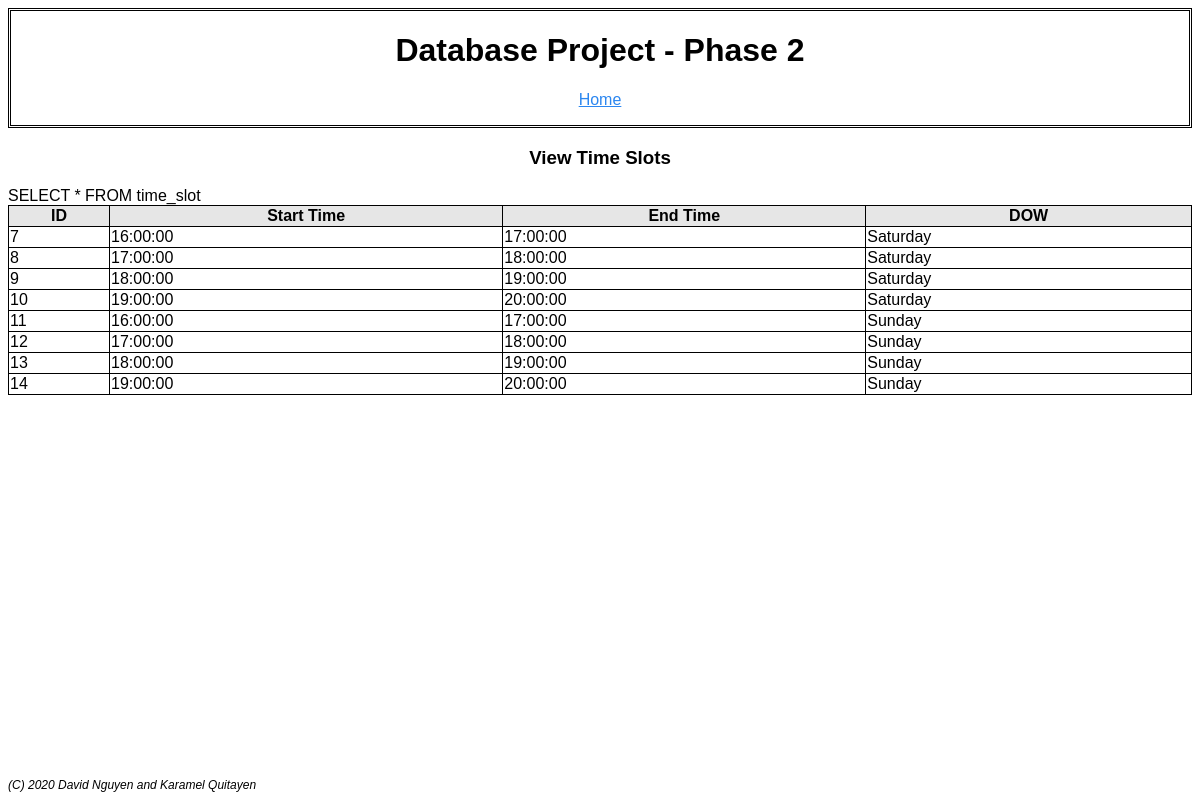
The page /view_time_slots_page.php on the database as committed earlier.
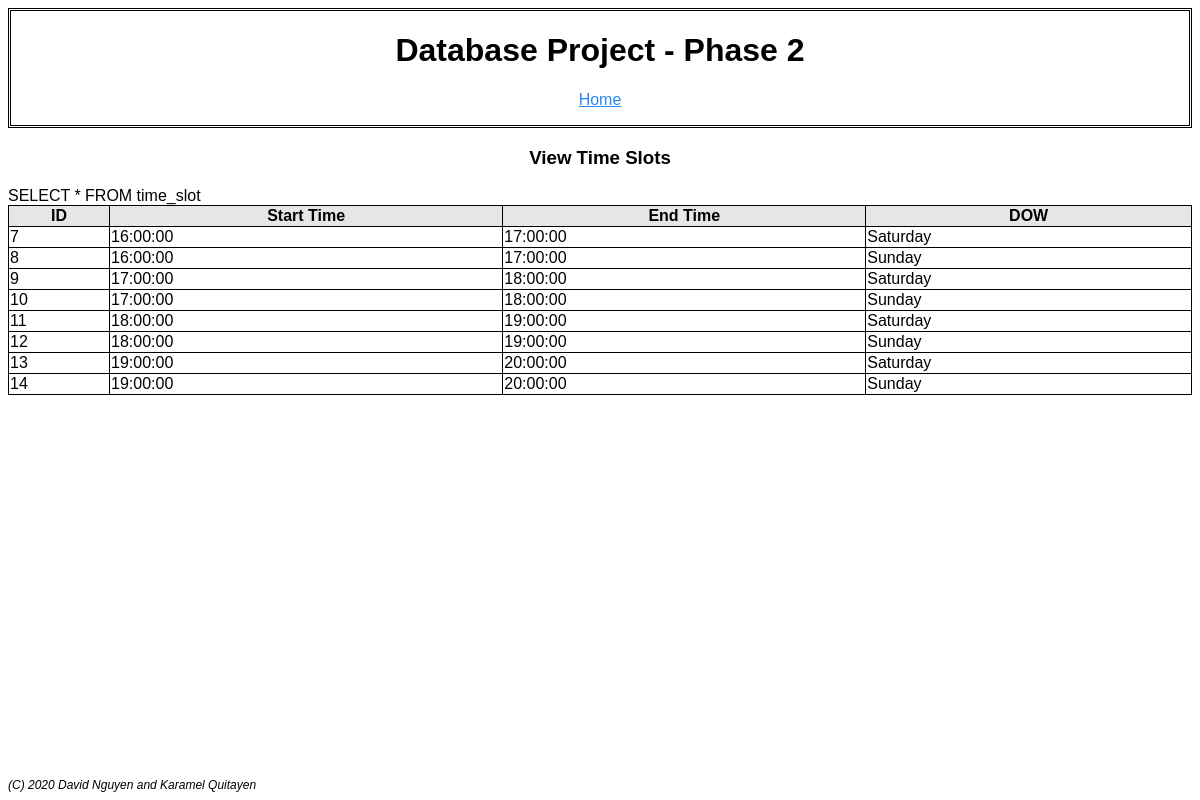
The same page on the database as committed later.
### tables this page shows
CREATE TABLE `time_slot` (
  `time_slot_id` int(11) NOT NULL AUTO_INCREMENT,
  `day_of_the_week` varchar(255) NOT NULL,
  `start_time` time NOT NULL,
  `end_time` time NOT NULL,
  PRIMARY KEY (`time_slot_id`)
);

### view_time_slots_page.php (the view, shortened to what this page needs)
<html>
	<body>
		<?php
			include "header.php";
		?>
		<table style='width:100%'>
			<div align='center'>
				<h3>View Time Slots</h3>
			</div>
			<?php
				$myconnection = mysqli_connect('localhost', 'root', '') or die ('Could not connect: ' . mysql_error());
				$query = "SELECT * FROM time_slot";
				echo $query . "<br>";
				$result = mysqli_query($myconnection, $query) or die ('Query failed: ' . mysql_error());
				echo "<tr><th>ID</th><th>Start Time</th><th>End Time</th><th>DOW</th></tr>";
				while ($row = mysqli_fetch_array ($result, MYSQLI_ASSOC)) {
					echo "<tr>";
					echo "<td>$row[time_slot_id]</td>";
					echo "<td>$row[start_time]</td>";
					echo "<td>$row[end_time]</td>";
					echo "<td>$row[day_of_the_week]</td>";
					echo "</tr>";
				}
			?>
		</table>
	</body
</html>

### header.php (shortened to what this page needs)
<html>
	<body>
		<div align="center" style="border:double">
			<h1> Database Project - Phase 2</h1>
			<?php
				if (isset($_SESSION['loggedUser'])){
					$name = $_SESSION['loggedUser']['name'];
					$id = $_SESSION['loggedUser']['id'];
					echo "<p><b>Signed in as: </b>$name (UID$id)<p>";
					echo "<a href='http://localhost/Database2-Project/user_page.php'>Profile</a> ";
					echo "<a href='http://localhost/Database2-Project/logout.php'>Logout</a><br>";
				}
				else{
					echo "<p>";
					echo "<a href='http://localhost/Database2-Project/logout.php'>Home</a>";
				}
			?>
		</div>
		<footer>
			<p>(C) 2020 David Nguyen and Karamel Quitayen</p>
		</footer>
	</body>
</html>

### view_time_slots_page.php (style rules this page uses)
table, th, td { border: 1px solid black; border-collapse: collapse; margin-bottom: 50px; }

### header.php (style rules this page uses)
body { font: normal 16px Verdana, Arial, sans-serif; }
footer { font: italic 12px Verdana, Arial, sans-serif; position: fixed; bottom: 0; background-color: white; width: 100%; height: 34px; }
a { color: #2c87f0; }
th { background-color: #e6e6e6; }

Rows that differ between the two databases and show on the page:
changed time_slot id 8: start_time "17:00:00" → "16:00:00"; end_time "18:00:00" → "17:00:00"; day_of_the_week "Saturday" → "Sunday"
changed time_slot id 9: start_time "18:00:00" → "17:00:00"; end_time "19:00:00" → "18:00:00"
changed time_slot id 10: start_time "19:00:00" → "17:00:00"; end_time "20:00:00" → "18:00:00"; day_of_the_week "Saturday" → "Sunday"
changed time_slot id 11: start_time "16:00:00" → "18:00:00"; end_time "17:00:00" → "19:00:00"; day_of_the_week "Sunday" → "Saturday"
changed time_slot id 12: start_time "17:00:00" → "18:00:00"; end_time "18:00:00" → "19:00:00"
changed time_slot id 13: start_time "18:00:00" → "19:00:00"; end_time "19:00:00" → "20:00:00"; day_of_the_week "Sunday" → "Saturday"
